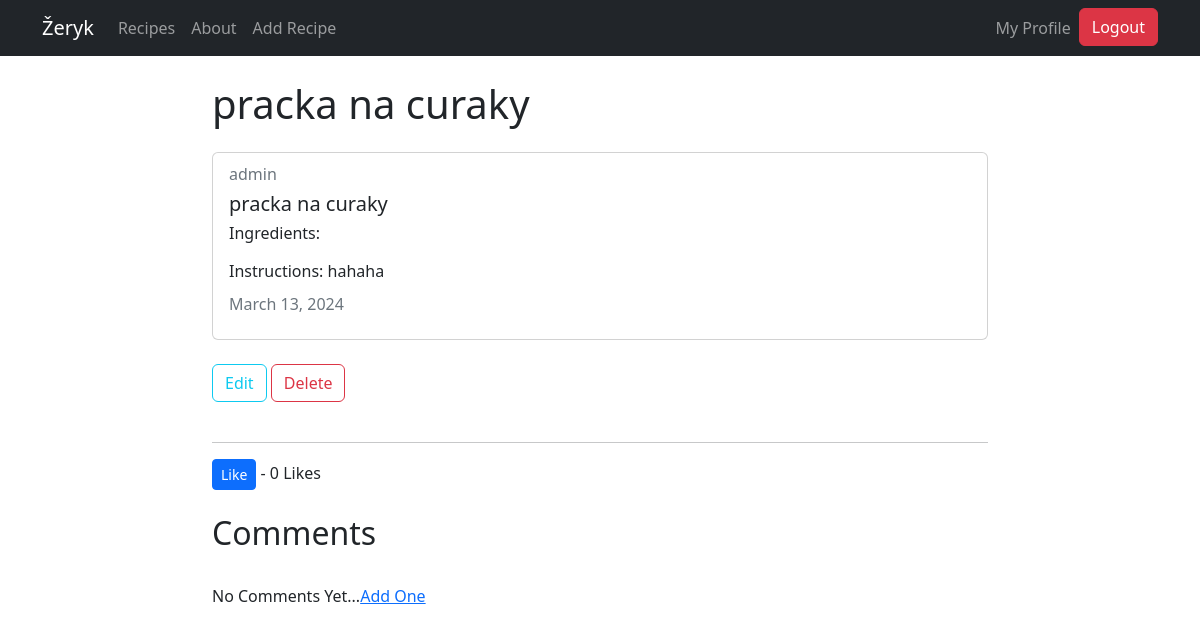
The page /recipe/2 (signed in) on the database as committed earlier.
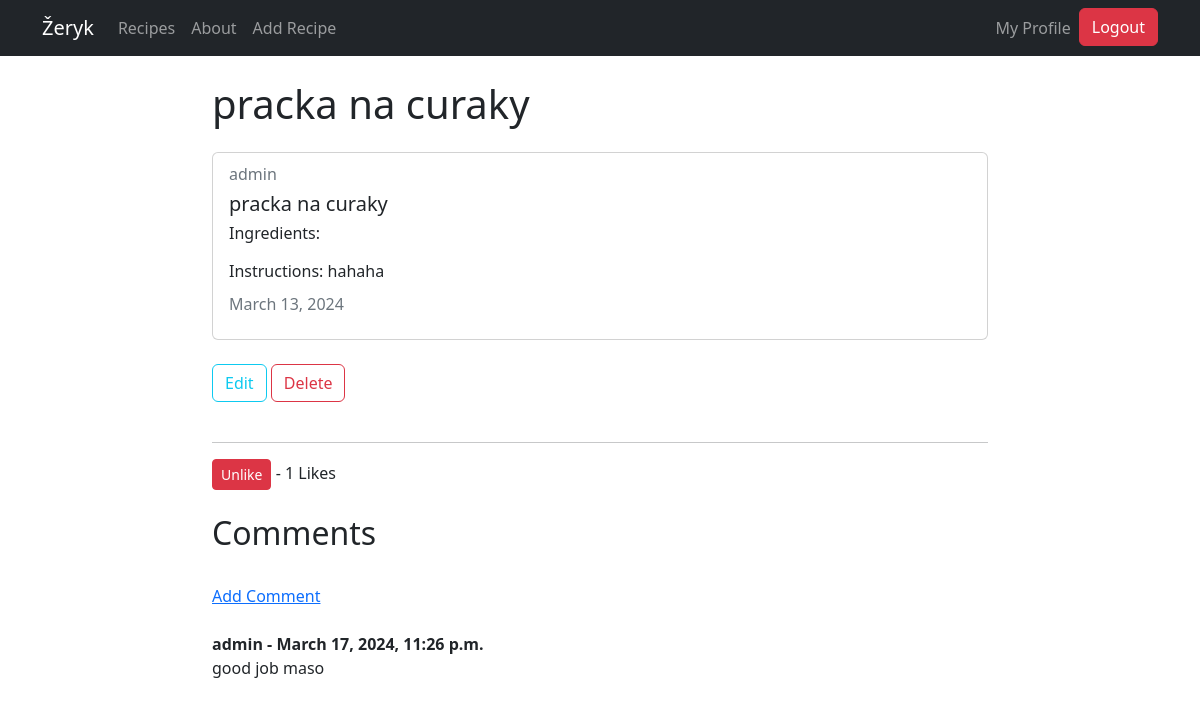
The same page on the database as committed later.
### recipes/models.py (models this page shows, shortened)
class Comment(models.Model):
  post = models.ForeignKey(Recipe, related_name="comments", on_delete=models.CASCADE)
  name = models.CharField(max_length=255)
  body = models.TextField()
  date_added = models.DateTimeField(auto_now_add=True)

### recipes/views.py (the view)
# urls.py: path('recipe/<int:pk>', views.RecipeDetailView.as_view(), name="recipes-detail"),
class RecipeDetailView(DetailView):
  model = models.Recipe
  template_name = 'recipes/recipe_detail.html'
  def get_context_data(self, *args, **kwargs):
    context = super(RecipeDetailView, self).get_context_data(*args, **kwargs)
    stuff = get_object_or_404(models.Recipe, id=self.kwargs['pk'])
    total_likes = stuff.total_likes()
    liked = False
    if stuff.likes.filter(id=self.request.user.id).exists():
        liked = True
    context["total_likes"] = total_likes
    context["liked"] = liked
    return context

### recipes/models.py (called while the page is built)
  def total_likes(self):
    return self.likes.count()

### recipes/templates/recipes/recipe_detail.html (shortened to what this page needs)
{% extends "recipes/base.html" %}
{% block content %}
  <h1>{{ object.title }}</h1>
  <div class="card my-4">
    <div class="card-body">
      <h6 class="card-subtitle mb-2 text-muted">{{ object.author }}</h6>
      <h5 class="card-title">{{ object.title }}</h5>
      <h6>Ingredients:</h6>
      <p class="card-text">Instructions: {{ object.description }}</p>
      <h6 class="card-subtitle mb-2 text-muted">
        {{ object.updated_at|date:"F d, Y" }}
      </h6>
    </div>
  </div>
  {% if object.author == user or user.is_staff %}
  <div class="col-4">
    <a class="btn btn-outline-info" href="{% url 'recipes-update' object.id %}"
      >Edit</a
    >
    <a class="btn btn-outline-danger" href="{% url 'recipes-delete' object.id %}"
      >Delete</a
    >
  </div>
  <br/>
  <hr>
  <form action="{% url 'like_post' object.pk %}"method = "POST">
  {% if user.is_authenticated %}
    {% if liked %}
      <button type="submit", name="object_id", value="{{ object.id }}", class="btn btn-danger btn-sm">Unlike</button>
    {% else %}
      <button type="submit", name="object_id", value="{{ object.id }}", class="btn btn-primary btn-sm">Like</button>
    {% endif %}
  {% else %}
    <small><a href="{% url 'login' %}">Login</a> to like</small>
  {% endif %}
    - {{ total_likes }} Likes
  </form>
  <br>
<h2>Comments</h2>
<br/>
{% if not object.comments.all %}
  No Comments Yet...<a href="{% url 'add_comment' object.pk %}">Add One</a>
{% else %}
<a href="{% url 'add_comment' object.pk %}">Add Comment</a>
<br/><br/>
  {% for comment in object.comments.all %}
    <strong>
      {{ comment.name }} -
      {{ comment.date_added }}
    </strong>
    <br/>
    {{ comment.body }}
    <br/><br/>
  {% endfor %}
{% endif %}
<br/>
</div>
  {% endif %}
{% endblock content %}

Rows that differ between the two databases and show on the page:
added Comment: name "admin", date_added "March 17, 2024, 11:26 p.m.", body "good job maso"
Other text that changed with them:
{{ total_likes }}: "0" → "1"
text no longer shown: "Like No Comments Yet... Add One"
text now shown: "Unlike Add Comment"
